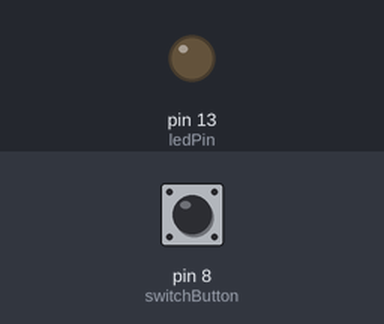
This sketch was run on a simulated Arduino Uno, built with avr-gcc and run on an emulated ATmega328P. On the bench: output pins drawn as LEDs (lit = HIGH). The test bench sets the inputs (shaded band); at power-on: pin 8 (switchButton) LOW.

Above: at 1.2 s.
1.3 s: pin 8 (switchButton) pulsed HIGH 2 times (0.12 s each, 0.3 s apart)
At 3.0 s:
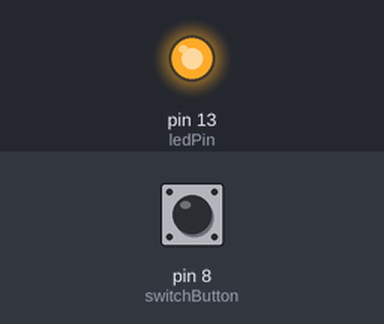
3.4 s: pin 8 (switchButton) pulled HIGH for 0.15 s
At 3.5 s:
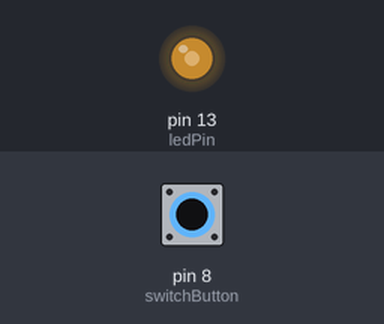
Timing chart, 0 to 6.4 s (numbered marks = the images above; inputs shaded):
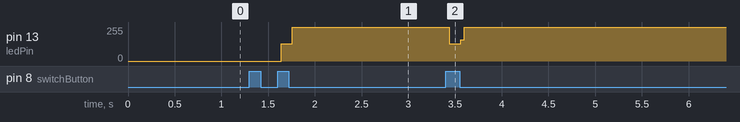

The sketch:

led_button_bouncing_.ino
```cpp
int ledPin = 13;
int switchButton = 8;
boolean lastButton = LOW;
boolean ledOn = false;

void setup()
{
 pinMode(ledPin,OUTPUT);
 pinMode(switchButton,INPUT);
}

void loop()
{
  if(digitalRead(switchButton) == HIGH && lastButton == LOW)
  {
    ledOn = !ledOn;
  }
  else
  {
   lastButton = digitalRead(switchButton);
  }
  digitalWrite(ledPin,ledOn);
}
```

Measured:
- after the input at 1.3 s, pin 13 (ledPin): 0/255 → 128/255 after 0.34 s, → 255/255 0.12 s later
- after the input at 3.4 s, pin 13 (ledPin): 255/255 → 128/255 at once, → 255/255 0.12 s later
